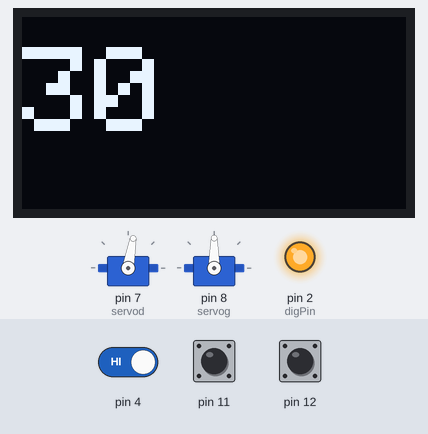
Simulated run of this sketch. Board: Arduino Uno, built with avr-gcc and run on an emulated ATmega328P. On the bench: 2 × servo, 128×64 one-colour display, output pins drawn as LEDs (lit = HIGH). The inputs (shaded band) are chosen by the test bench; at power-on: pin 4 HIGH, pin 11 HIGH, pin 12 HIGH. What the sketch prints to the serial monitor is not drawn.

Above: at 4.2 s.
4.3 s: pin 4 driven LOW
At 5.6 s:
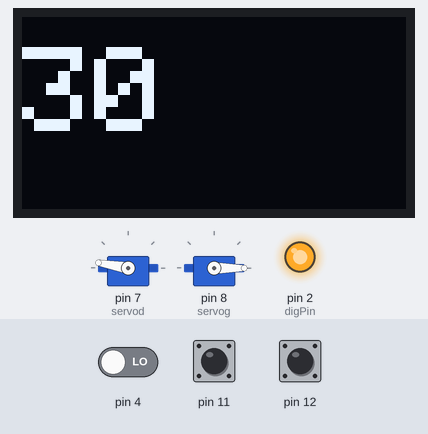
Timing chart, 0 to 34.8 s (numbered marks = the images above; inputs shaded):
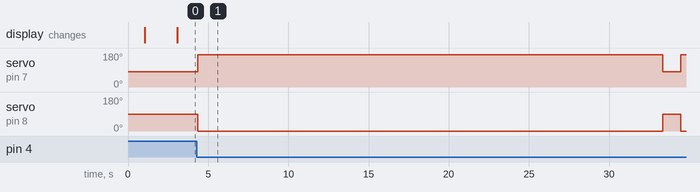

The sketch:

EOS_MODULE_SERTISS_CODE.ino
```cpp
//LIBRAIRIES

#include "Servo.h"
#include <Wire.h>
#include <Adafruit_GFX.h>
#include <Adafruit_SSD1306.h>


//OLED DISPLAY SIZE

#define SCREEN_WIDTH 128
#define SCREEN_HEIGHT 64


// Declaration for an SSD1306 display connected to I2C (SDA, SCL pins)
Adafruit_SSD1306 display(SCREEN_WIDTH, SCREEN_HEIGHT, &Wire, -1);


//RELAY PIN
const int digPin = 2;


//INITIAL CLOSING DURATION

int duration = 30;


//SERVOS PIN

Servo servod;
Servo servog;


void setup() {

 	Serial.begin(9600);
 	Serial.println(F("Initialize System"));


  //PIN MODE

 	pinMode(digPin, OUTPUT);
  pinMode(3, INPUT);
  pinMode(4, INPUT);
  pinMode(5, INPUT);


  //WE OPEN THE REALY - HEATING WIRE

  digitalWrite(digPin, HIGH);


  //WE OPEN THE HATCH
  servod.attach(7);
  servog.attach(8);
  servod.write(80);
  servog.write(90);

  delay(1000);

  servod.detach();
  servog.detach();


  //WE INITIALIZE THE OLED DISPLAY

  if(!display.begin(SSD1306_SWITCHCAPVCC, 0x3C)) { // Address 0x3D for 128x64
    Serial.println(F("SSD1306 allocation failed"));
    for(;;);
  }
  delay(2000);
  display.clearDisplay();
  display.clearDisplay();
  display.setTextSize(4);
  display.setTextColor(WHITE);
  display.setCursor(0, 10);
  // Display static text
  display.println(duration);
  display.display();

}


void loop() {


  //WE READ THE STATE OF THE BUTTONS

  byte buttonStateSignal = digitalRead(4);
  byte buttonStateMinus = digitalRead(12);
  byte buttonStatePlus = digitalRead(11);


  //IF THE MINUS BUTTON IS PRESSED WE DECREASE THE DURATION
  //IF THE PLUS BUTTON IS PRESSED WE INCREASE THE DURATION
  //STEP = 1 SEC

  if (buttonStateMinus == LOW) {
    duration -= 1;
    display.clearDisplay();
    display.setTextSize(4);
    display.setTextColor(WHITE);
    display.setCursor(0, 10);
    // Display static text
    display.println(duration);
    display.display();
  }
  if (buttonStatePlus == LOW) {
    duration += 1;
    display.clearDisplay();
    display.setTextSize(4);
    display.setTextColor(WHITE);
    display.setCursor(0, 10);
    // Display static text
    display.println(duration);
    display.display();
  }


  //IF THE START BUTTON IS PRESSED WE CLOSE THE HATCH AND START SEALING THE BAG FOR THE ENTERED DURATION

  if (buttonStateSignal == LOW) {
      servod.attach(7);
      servog.attach(8);
      servod.write(170);
      servog.write(0);
      delay(1000);
      servod.detach();
      servog.detach();
      delay(duration*1000-2000);
      servod.attach(7);
      servog.attach(8);
      servod.write(80);
      servog.write(90);
      delay(1000);
      servod.detach();
      servog.detach();
  }

  delay(100);

}
```

Measured:
- after the input at 4.3 s, servo on pin 7 (servod): 80° → 170° after 0.06 s, → 80° 29.0 s later, → 170° 1.1 s later; servo on pin 8 (servog): 90° → 0° after 0.06 s, → 90° 29.0 s later, → 0° 1.1 s later
